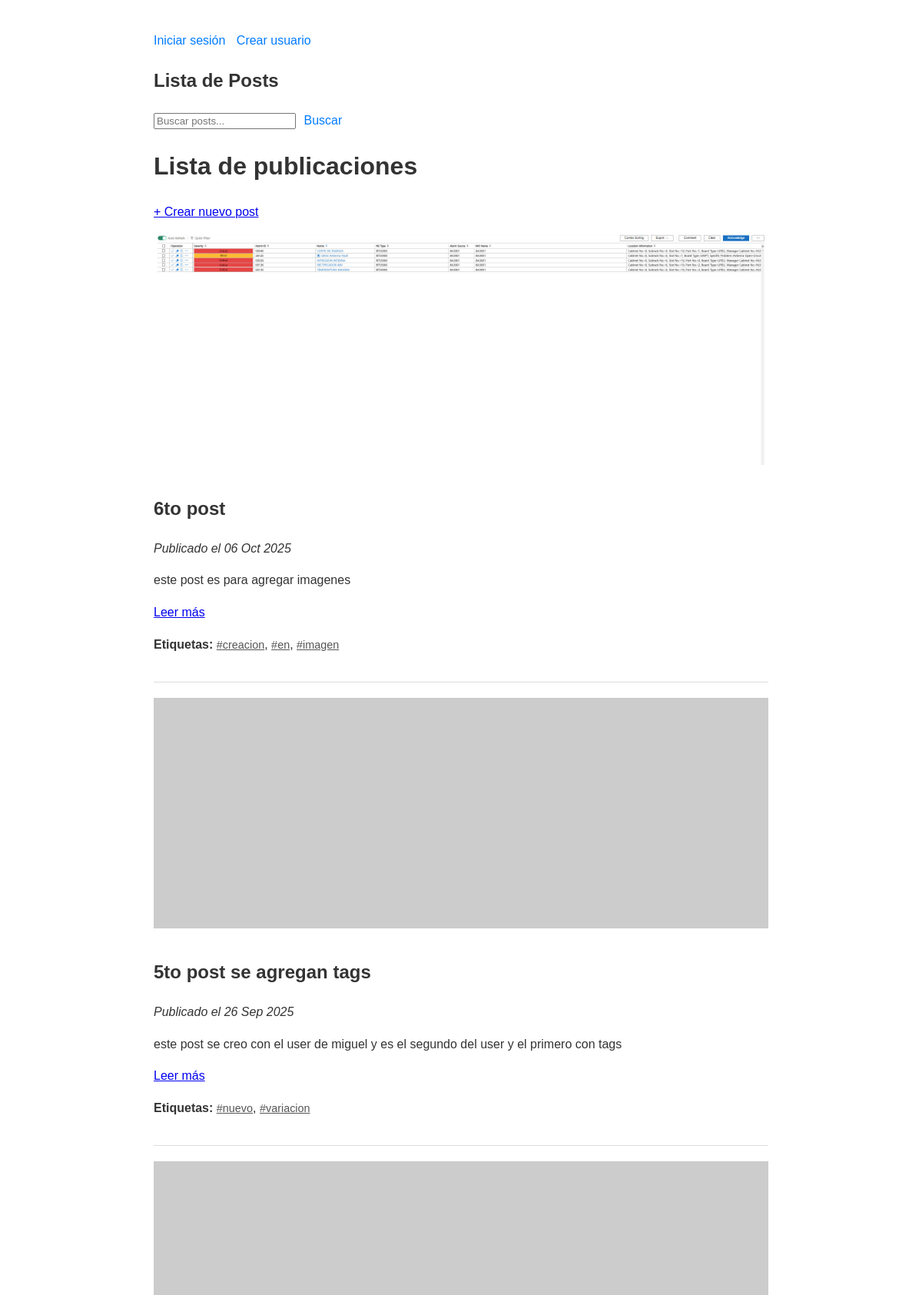
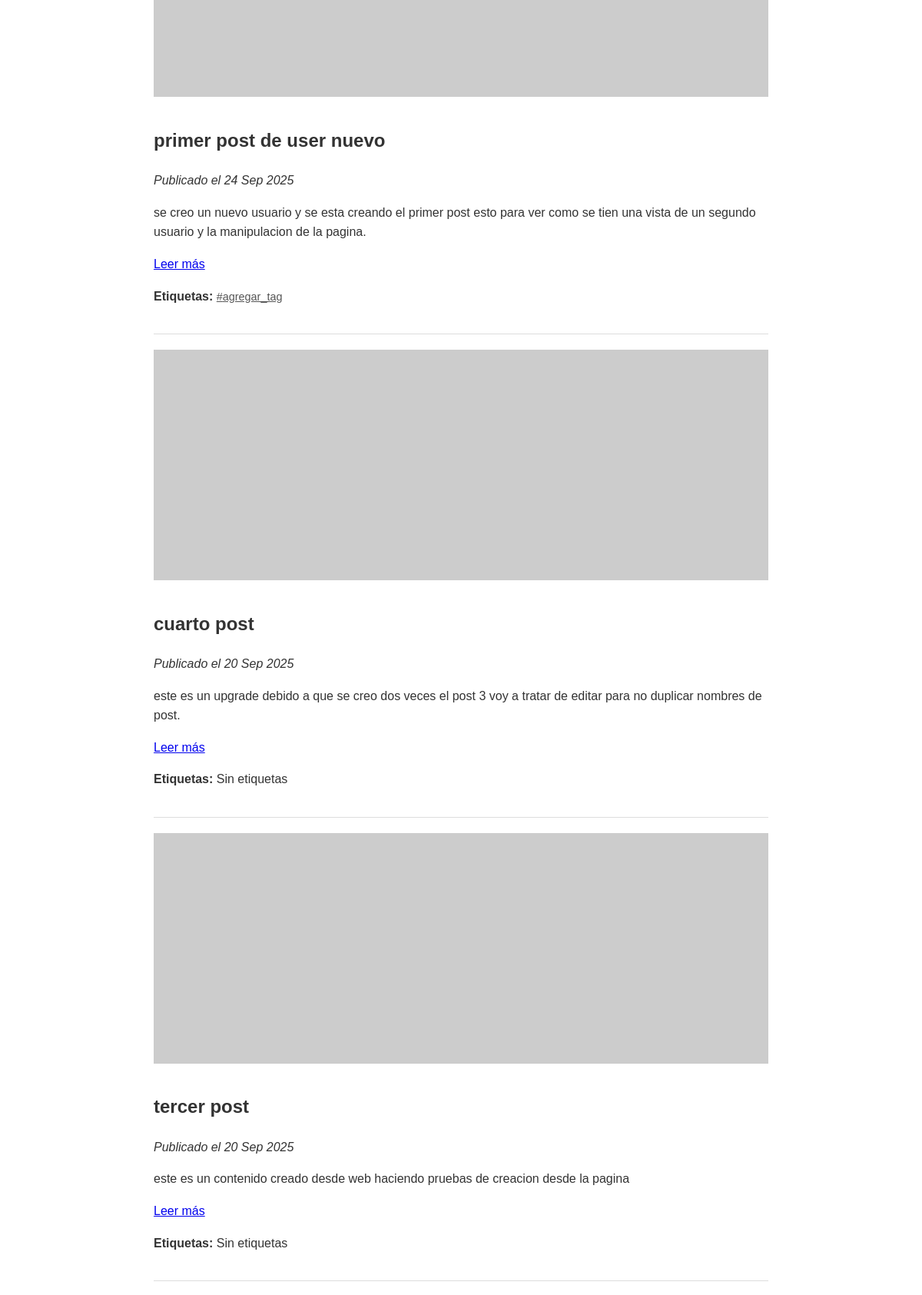
The page / (upper part) on the database its author committed (2 pictures, top to bottom).
### blog/models.py (models this page shows, shortened)
class Post(models.Model):
    titulo=models.CharField(max_length=200)
    contenido=models.TextField()
    fecha_creacion=models.DateTimeField(auto_now_add=True)
    autor = models.ForeignKey(User, on_delete=models.CASCADE)
    tags = TaggableManager(blank=True)

class ImagenPost(models.Model):
    post = models.ForeignKey(Post, on_delete=models.CASCADE, related_name='imagenes')
    imagen = models.ImageField(upload_to='posts/')
    descripcion = models.CharField(max_length=255, blank=True)  # opcional

### blog/views.py (the view)
# urls.py: path('', views.lista_posts, name='lista_posts'),
def lista_posts(request):
    query = request.GET.get('q')  # capturamos la búsqueda
    if query:
        posts = Post.objects.filter(
            Q(titulo__icontains=query) |
            Q(contenido__icontains=query) |
            Q(tags__name__icontains=query)
        ).distinct().order_by('-fecha_creacion')
    else:
        posts = Post.objects.all().order_by('-fecha_creacion')
    return render(request, 'blog/lista.html', {
        'posts': posts,
        'query': query  # para mostrar lo que se buscó en el HTML
    })

### blog/templates/blog/lista.html (shortened to what this page needs)
<!DOCTYPE html>
<html lang="es">
<head>
</head>
<body>
    <nav>
        {% if user.is_authenticated %}
            <span>Hola, {{ user.username }}</span>
            <form action="{% url 'logout' %}" method="post" style="display:inline;">
                {% csrf_token %}
                <button type="submit">Cerrar sesión</button>
            </form>
        {% else %}
            <a href="{% url 'login' %}">Iniciar sesión</a>
            <a href="{% url 'register' %}">Crear usuario</a>
        {% endif %}
        <h1>Lista de Posts</h1>
            <form action="{% url 'lista_posts' %}" method="get">
                <input type="text" name="q" placeholder="Buscar posts..." value="{{ query|default:'' }}">
                <button type="submit">Buscar</button>
            </form>
    </nav>
    <h1>Lista de publicaciones</h1>
    <p><a href="{% url 'crear_post' %}">+ Crear nuevo post</a></p>
{% for post in posts %}
    <div class="post">
        {% with post.imagenes.first as imagen %}
            {% if imagen %}
                <img src="{{ imagen.imagen.url }}" alt="Imagen de {{ post.titulo }}" style="width: 100%; max-height: 300px; object-fit: cover; margin-bottom: 10px;">
            {% else %}
                <img src="https://via.placeholder.com/800x300?text=Sin+imagen" alt="Sin imagen" style="width: 100%; max-height: 300px; object-fit: cover; margin-bottom: 10px;">
            {% endif %}
        {% endwith %}
            <h2>{{ post.titulo }}</h2>
            <p><em>Publicado el {{ post.fecha_creacion|date:"d M Y" }}</em></p>
            <p>{{ post.contenido|truncatewords:30 }}</p>
            <p>
                <a href="{% url 'detalle_post' post.id %}">Leer más</a>
            </p>
            <p class="tags"><strong>Etiquetas:</strong>
                {% for tag in post.tags.all %}
                    <a href="{% url 'posts_by_tag' tag.slug %}">#{{ tag.name }}</a>{% if not forloop.last %}, {% endif %}
                {% empty %}
                    Sin etiquetas
                {% endfor %}
            </p>
        </div>
    {% empty %}
        {% if query %}
            <p>No se encontraron publicaciones para "{{ query }}".</p>
        {% else %}
            <p>No hay publicaciones todavía.</p>
        {% endif %}
{% endfor %}
</html>

### blog/templates/blog/lista.html (style rules this page uses)
body { font-family: Arial, sans-serif; max-width: 800px; margin: 40px auto; line-height: 1.6; color: #333; }
nav { margin-bottom: 20px; }
nav a, nav button { margin-right: 10px; color: #007BFF; background: none; border: none; cursor: pointer; text-decoration: none; font-size: 1rem; }
.post { border-bottom: 1px solid #ddd; padding-bottom: 20px; margin-bottom: 20px; }
.tags a { color: #555; font-size: 0.9rem; }

### rows shown on the page
Post: imagenes.first.imagen (picture), titulo "6to post", fecha_creacion "06 Oct 2025", contenido "este post es para agregar imagenes"
Tag: name "creacion"
Tag: name "en"
Tag: name "imagen"
Post: titulo "5to post se agregan tags", fecha_creacion "26 Sep 2025", contenido "este post se creo con el user de miguel y es el segundo del user y el primero con tags"
Tag: name "nuevo"
Tag: name "variacion"
Post: titulo "primer post de user nuevo", fecha_creacion "24 Sep 2025", contenido "se creo un nuevo usuario y se esta creando el primer post esto para ver como se tien una vista de un segundo usuario y la manipulacion de la pagina."
Tag: name "agregar_tag"
Post: titulo "cuarto post", fecha_creacion "20 Sep 2025", contenido "este es un upgrade debido a que se creo dos veces el post 3 voy a tratar de editar para no duplicar nombres de post."
Post: titulo "tercer post", fecha_creacion "20 Sep 2025", contenido "este es un contenido creado desde web haciendo pruebas de creacion desde la pagina"
